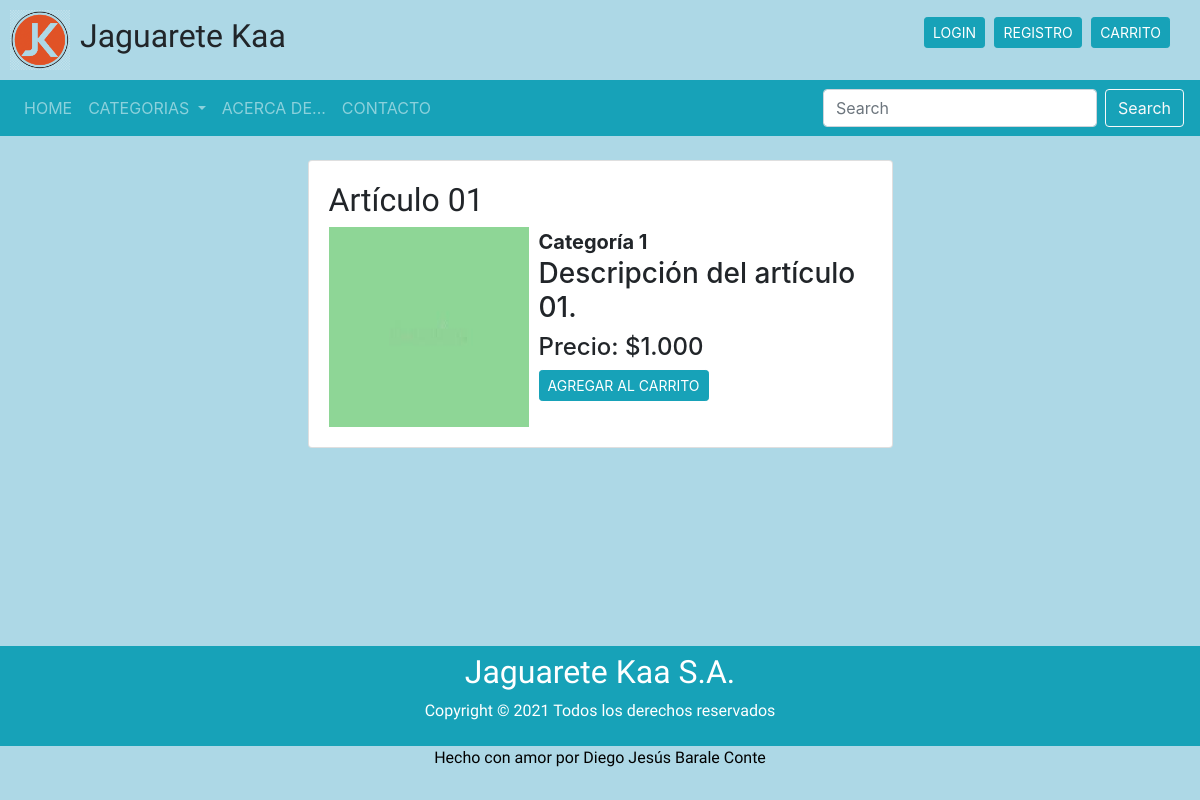
Page /visualizar/1/ on the committed database.
### APP_PRODUCTOS/models.py (models this page shows, shortened)
class Producto(models.Model):
    titulo = models.CharField(max_length=100)
    imagen = models.ImageField(upload_to="productos", null="True")
    descripcion = models.TextField()
    precio = models.IntegerField()
    categoria = models.ForeignKey(Categoria, on_delete=models.PROTECT)
    subtotal = models.IntegerField(default=0)

class Categoria(models.Model):
    descripcion = models.CharField(max_length=50)
    def __str__(self):
        return self.descripcion

### APP_PRODUCTOS/views.py (the view)
# urls.py: path('visualizar/<id>/', views.visualizar, name='visualizar'),
def visualizar(request, id):
    producto = Producto.objects.all().filter(id=id)
    data = {
            'producto': producto
            }
    return render(request, 'visualizar.html', data)

### APP_CARRITO/context_processor.py (called while the page is built)
def importe_total_carrito(request):
    total = 0
    if 'carrito' in request.session:
        for key, value in request.session["carrito"].items():
            total = total + (int(value["subtotal"]))
    return { "importe_total_carrito":total }

### APP_PRODUCTOS/templates/visualizar.html (shortened to what this page needs)
{% extends 'layout.html' %}
{% block cuerpo %}
{% load humanize %}
<br>
<div class="row">
	<div class="col-12 col-md-6	offset-md-3">
		<div class="card">
			<div class="card-body">
				{% for p in producto %}
				<h2>{{ p.titulo }}</h2>
				<div class="d-flex flex-column flex-lg-row detalle">
					<div>
						<img src="{{ p.imagen.url }}" alt="{{ p.titulo}}" style="height:200px; width:200px; margin-right:10px;">
					</div>
						<div >
							{{ p.categoria }}
							<h3>{{ p.descripcion }}</h3>
							<div>
								<h4>Precio: ${{ p.precio | intcomma }}</h4>
								{% if perms.APP_PRODUCTOS.change_producto %}
								{% else %}
								<a href="{% url 'agregar_producto' p.id %}" class="btn btn-info btn-sm">AGREGAR AL  CARRITO</a>
								{% endif %}
							</div>
						</div>
				</div>
				{% endfor %}
			</div>
		</div>
	</div>
</div>
<br>
{% endblock %}

### APP_PRINCIPAL/static/css/estilos.css (style rules this page uses)
* { margin: 0; padding: 0; }
h2 { font-family: 'Akaya Kanadaka', cursive; }
.detalle { font-size: 1.25rem; font-weight: bold; }
body { background-color: lightblue; background-image: url("https://encrypted-tbn0.gstatic.com/images?q=tbn:ANd9GcSINSPx7xQ7vlQMbqUIRL9phcjY9re3D-oV2A&usqp=CAU"); background-repeat: no-repeat; background-size: cover; }

### rows in the picture
Producto: titulo "Artículo 01", imagen (picture), categoria "Categoría 1", descripcion "Descripción del artículo 01.", precio "1.000"
